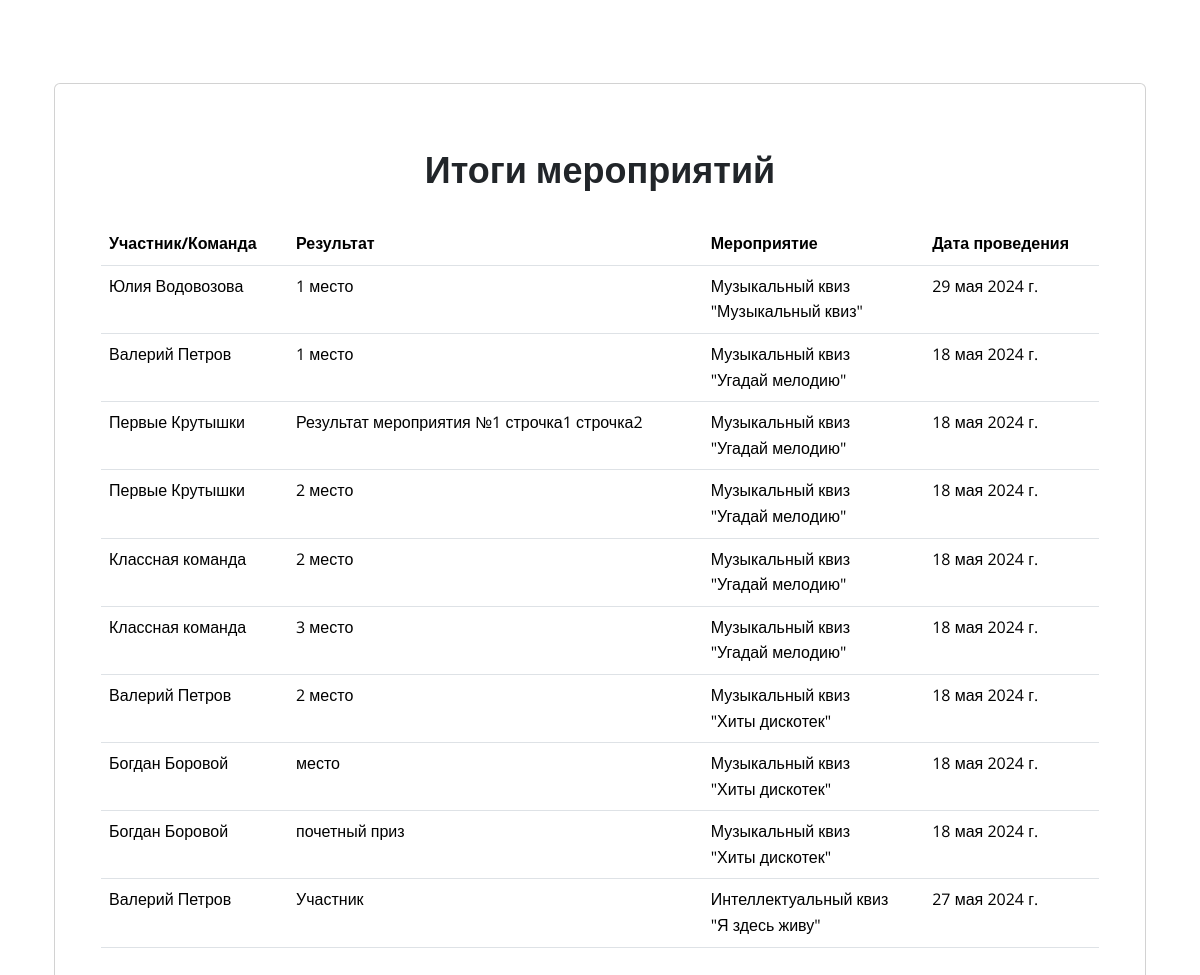
The app's page /results/ with its own data.
### Diplom/models.py (models this page shows, shortened)
class Results(models.Model):
    Team_List = models.ForeignKey('Team_List', on_delete=models.CASCADE, null=True, blank=True)
    Invitation = models.ForeignKey('Invitation', on_delete=models.CASCADE)
    Result = models.TextField(null=True, blank=True)

class Invitation(models.Model):
    date_submitted = models.DateField(blank=True, null=True)
    Event_Plan_Position = models.ForeignKey('Event_Plan_Position', on_delete=models.CASCADE)
    Team = models.ForeignKey('Team', on_delete=models.CASCADE, null=True, blank=True)
    Team_Members = models.ForeignKey('Team_Members', on_delete=models.CASCADE, null=True, blank=True)
    Profile = models.ForeignKey('Profile', on_delete=models.CASCADE, null=True, blank=True)

class Profile(models.Model):
    user = models.OneToOneField(User, on_delete=models.CASCADE)
    image = models.ImageField(upload_to='images', null=True, blank=True)
    patronymic = models.CharField(max_length=255, verbose_name='Отчество (если есть)', blank=True, null=True)
    klass = models.CharField(max_length=4, verbose_name='Класс обучающегося', choices=klass_Choices, blank=True)

class Event_Plan_Position(models.Model):
    Event_Plan = models.ForeignKey('Event_Plan', on_delete=models.PROTECT)
    Event = models.ForeignKey('Event', on_delete=models.PROTECT)
    Date = models.DateField(null=True, blank=True)
    Date_Plan = models.DateField(null=True, blank=True)
    Date_Fact = models.DateField(null=True, blank=True)
    Description = models.TextField(null=True, blank=True)
    Eventers_Plan = models.IntegerField(null=True, blank=True)
    Eventers_Fact = models.IntegerField(null=True, blank=True)

class Event(models.Model):
    name = models.CharField(max_length=255)
    max_eventers = models.IntegerField(default=100)
    image = models.ImageField(upload_to='images', null=True, blank=True)
    description = models.TextField(null=True, blank=True)
    team = models.BooleanField('Командное мероприятие', null=True, blank=True)
    EventType = models.ForeignKey('EventType', on_delete=models.CASCADE)
    EducationLevel = models.ForeignKey('EducationLevel', on_delete=models.CASCADE)

class EventType(models.Model):
    name = models.CharField(max_length=100,
                            verbose_name='Наименование типа мероприятия',
                            choices=EventType_Choices)

class Team(models.Model):
    name = models.CharField(max_length=255)
    date_created = models.DateTimeField(blank=True, null=True)
    date_disbanded = models.DateTimeField(blank=True, null=True)
    capitan = models.ForeignKey(Profile, on_delete=models.SET_NULL, verbose_name="Капитан", blank=True, null=True)
    def __str__(self):
        return str(self.name)

### Diplom/views.py (the view)
# urls.py: path('results/', ResultsView.as_view(), name='results'),
class ResultsView(ListView):
    model = Results
    template_name = 'results.html'
    def get_queryset(self):
        return Results.objects.all().order_by('Invitation__Event_Plan_Position__Event__name')

### templates/results.html
{% extends 'base.html' %}
{% block content %}
    <div class="container px-4">
        <div class="d-flex justify-content-center">
            <div class="card" style="width: 100%; height: 100%; padding: 30px">
                <div class="card-body">
                    <h3 align="center" style="padding-bottom: 10px"><strong>Итоги мероприятий</strong></h3>
                    <table class="table">
                        <thead>
                        <tr>
                            <th>Участник/Команда</th>
                            <th>Результат</th>
                            <th>Мероприятие</th>
                            <th>Дата проведения</th>
                        </tr>
                        </thead>
                        <tbody>
                        {% for event in  object_list %}
                            {% if event.Invitation.Event_Plan_Position.Date_Fact %}
                                <tr>
                                    {% if event.Invitation.Team %}
                                        <td>{{ event.Invitation.Team }}</td>
                                    {% elif event.Invitation.Profile %}
                                        <td>{{ event.Invitation.Profile.user.first_name }} {{ event.Invitation.Profile.user.last_name }}</td>
                                    {% endif %}
                                    {% if event.Result %}
                                        <td>{{ event.Result }}</td>
                                    {% else %}
                                        <td>Все желающие.</td>
                                    {% endif %}
                                    <td>{{ event.Invitation.Event_Plan_Position.Event.EventType.name }}<br>
                                        "{{ event.Invitation.Event_Plan_Position.Event.name }}"
                                    </td>
                                    <td>{{ event.Invitation.Event_Plan_Position.Date_Fact }}</td>
                                </tr>
                            {% endif %}
                        {% endfor %}
                        </tbody>
                    </table>
                </div>
            </div>
        </div>
    </div>
{% endblock %}

### records on screen
Results: Invitation.Profile.user.first_name "Юлия", Invitation.Profile.user.last_name "Водовозова", Result "1 место", Invitation.Event_Plan_Position.Event.EventType.name "Музыкальный квиз", Invitation.Event_Plan_Position.Event.name "Музыкальный квиз", Invitation.Event_Plan_Position.Date_Fact "29 мая 2024 г."
Results: Invitation.Profile.user.first_name "Валерий", Invitation.Profile.user.last_name "Петров", Result "1 место", Invitation.Event_Plan_Position.Event.EventType.name "Музыкальный квиз", Invitation.Event_Plan_Position.Event.name "Угадай мелодию", Invitation.Event_Plan_Position.Date_Fact "18 мая 2024 г."
Results: Invitation.Team "Первые Крутышки", Result "Результат мероприятия №1 строчка1 строчка2", Invitation.Event_Plan_Position.Event.EventType.name "Музыкальный квиз", Invitation.Event_Plan_Position.Event.name "Угадай мелодию", Invitation.Event_Plan_Position.Date_Fact "18 мая 2024 г."
Results: Invitation.Team "Первые Крутышки", Result "2 место", Invitation.Event_Plan_Position.Event.EventType.name "Музыкальный квиз", Invitation.Event_Plan_Position.Event.name "Угадай мелодию", Invitation.Event_Plan_Position.Date_Fact "18 мая 2024 г."
Results: Invitation.Team "Классная команда", Result "2 место", Invitation.Event_Plan_Position.Event.EventType.name "Музыкальный квиз", Invitation.Event_Plan_Position.Event.name "Угадай мелодию", Invitation.Event_Plan_Position.Date_Fact "18 мая 2024 г."
Results: Invitation.Team "Классная команда", Result "3 место", Invitation.Event_Plan_Position.Event.EventType.name "Музыкальный квиз", Invitation.Event_Plan_Position.Event.name "Угадай мелодию", Invitation.Event_Plan_Position.Date_Fact "18 мая 2024 г."
Results: Invitation.Profile.user.first_name "Валерий", Invitation.Profile.user.last_name "Петров", Result "2 место", Invitation.Event_Plan_Position.Event.EventType.name "Музыкальный квиз", Invitation.Event_Plan_Position.Event.name "Хиты дискотек", Invitation.Event_Plan_Position.Date_Fact "18 мая 2024 г."
Results: Invitation.Profile.user.first_name "Богдан", Invitation.Profile.user.last_name "Боровой", Result "место", Invitation.Event_Plan_Position.Event.EventType.name "Музыкальный квиз", Invitation.Event_Plan_Position.Event.name "Хиты дискотек", Invitation.Event_Plan_Position.Date_Fact "18 мая 2024 г."
Results: Invitation.Profile.user.first_name "Богдан", Invitation.Profile.user.last_name "Боровой", Result "почетный приз", Invitation.Event_Plan_Position.Event.EventType.name "Музыкальный квиз", Invitation.Event_Plan_Position.Event.name "Хиты дискотек", Invitation.Event_Plan_Position.Date_Fact "18 мая 2024 г."
Results: Invitation.Profile.user.first_name "Валерий", Invitation.Profile.user.last_name "Петров", Result "Участник", Invitation.Event_Plan_Position.Event.EventType.name "Интеллектуальный квиз", Invitation.Event_Plan_Position.Event.name "Я здесь живу", Invitation.Event_Plan_Position.Date_Fact "27 мая 2024 г."
